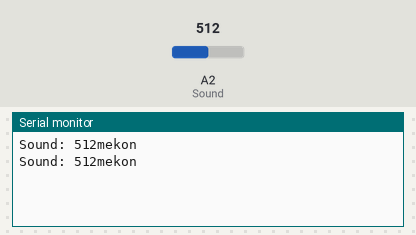
Simulated run of this sketch. Board: Arduino Uno, built with avr-gcc and run on an emulated ATmega328P. On the bench: the last lines printed to the serial monitor. The inputs (shaded band) are chosen by the test bench; at power-on: A2 (Sound) = 512.

Above: at 4.3 s.
4.4 s: A2 (Sound) set to 85
At 8.2 s:
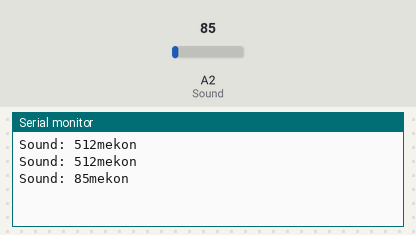
8.9 s: A2 (Sound) set to 74
At 11.1 s:
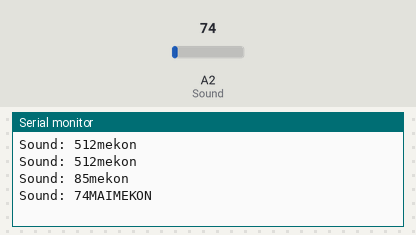

The sketch:

Sound.ino
```cpp
#include<pt.h>

#define PT_DELAY(pt, ms, ts) \
  ts = millis(); \
  PT_WAIT_WHILE(pt, millis()-ts < (ms));

#define Sound A2

bool isHaveSound = false;

int Soundread = 0;

struct pt pt_taskSound;

PT_THREAD(taskSound(struct pt* pt)){
  static uint32_t ts;
  PT_BEGIN(pt);
  while (1){
    Soundread = analogRead(Sound);
    Serial.print("Sound: ");
    Serial.print(Soundread,DEC);

    if(Soundread > 77)
    {
      isHaveSound = true;
      //Serial.println(" Some one here!");
    }
    else
    {
      isHaveSound = false;
      //Serial.println(" No body here!");
    }

    if(isHaveSound){
      Serial.println("mekon");
      delay(3500);
    } else{
      Serial.println("MAIMEKON");
      delay(500);
    }
    PT_DELAY(pt, 1, ts);
  }
  PT_END(pt);
}


void setup() {
  Serial.begin(9600);
  pinMode(Sound, INPUT);
  PT_INIT(&pt_taskSound);
}

void loop() {
  taskSound(&pt_taskSound);
  //Serial.print("Sound: ");
  //Serial.println(Soundread,DEC);
  delay(50);
 }
```

Measured:
- the behaviour switches between 78 and 77 on A2 (Sound) (found by bisection; images 1 and 2)
- after the input at 4.4 s, the serial monitor: prints a new line after 2.7 s (image 1)
- after the input at 8.9 s, the serial monitor: prints a new line after 1.8 s (image 2)
